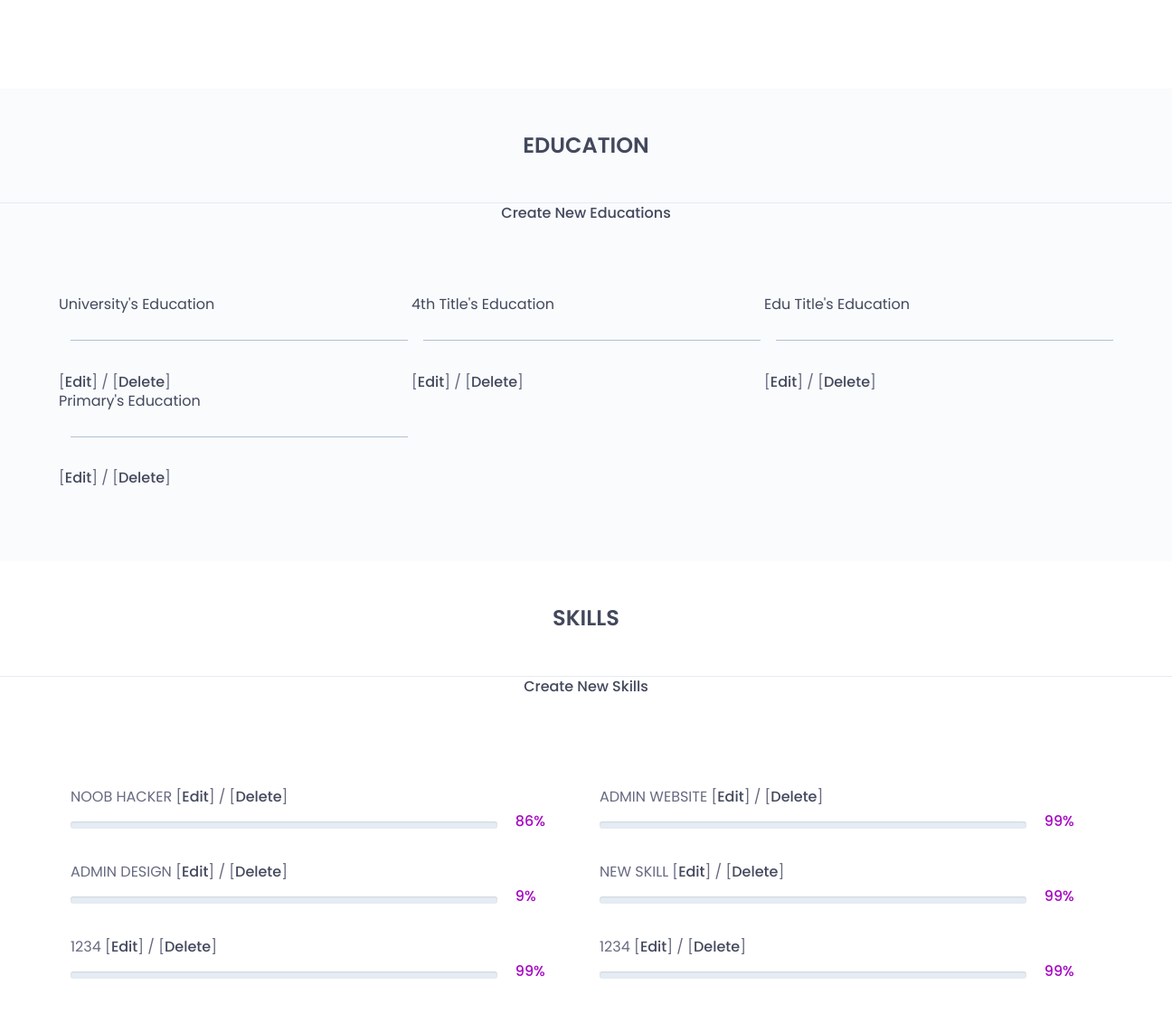
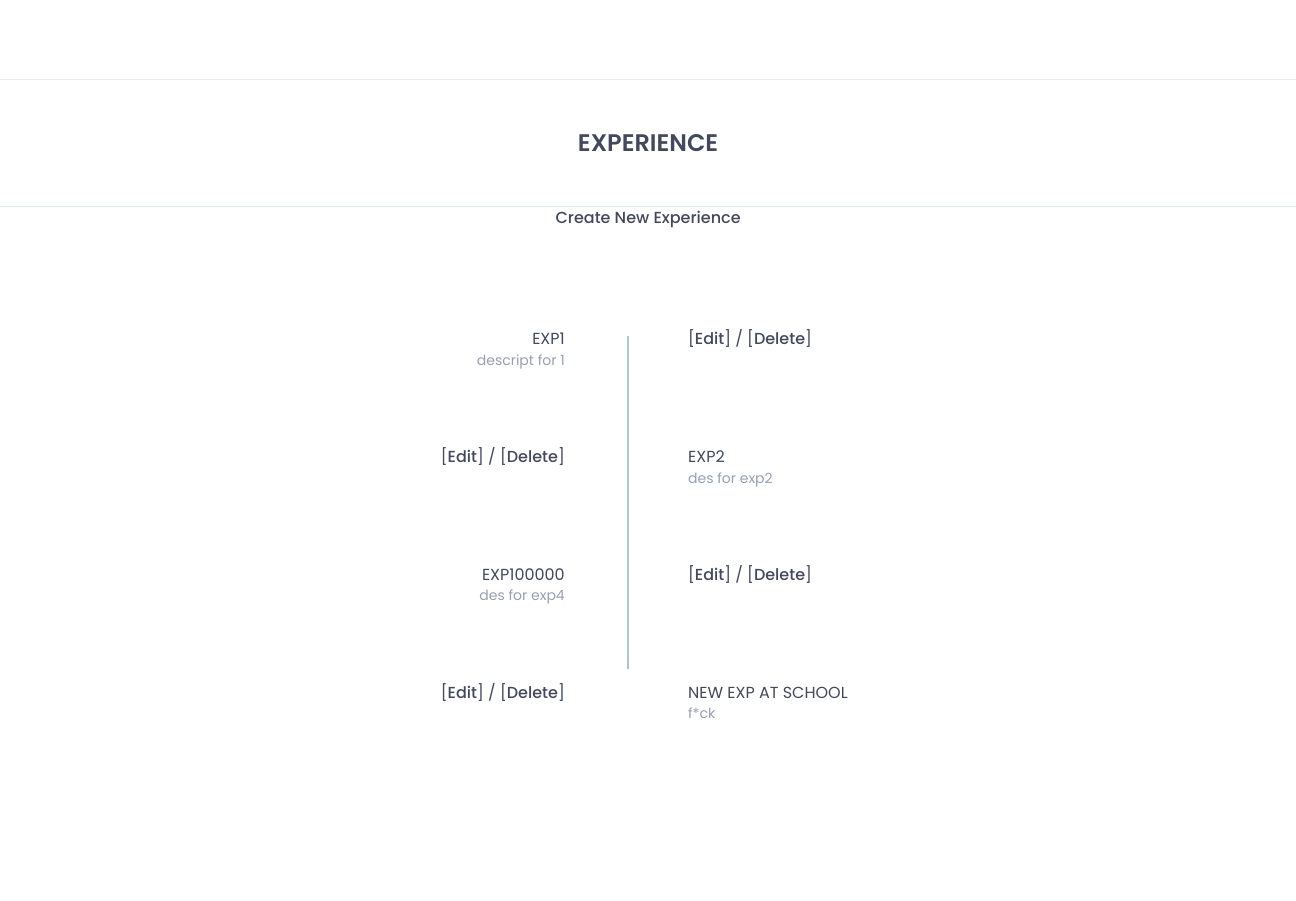
Page /profile/myprofile/update/ (signed in, lower part) on the earlier database version (2 pictures, top to bottom).
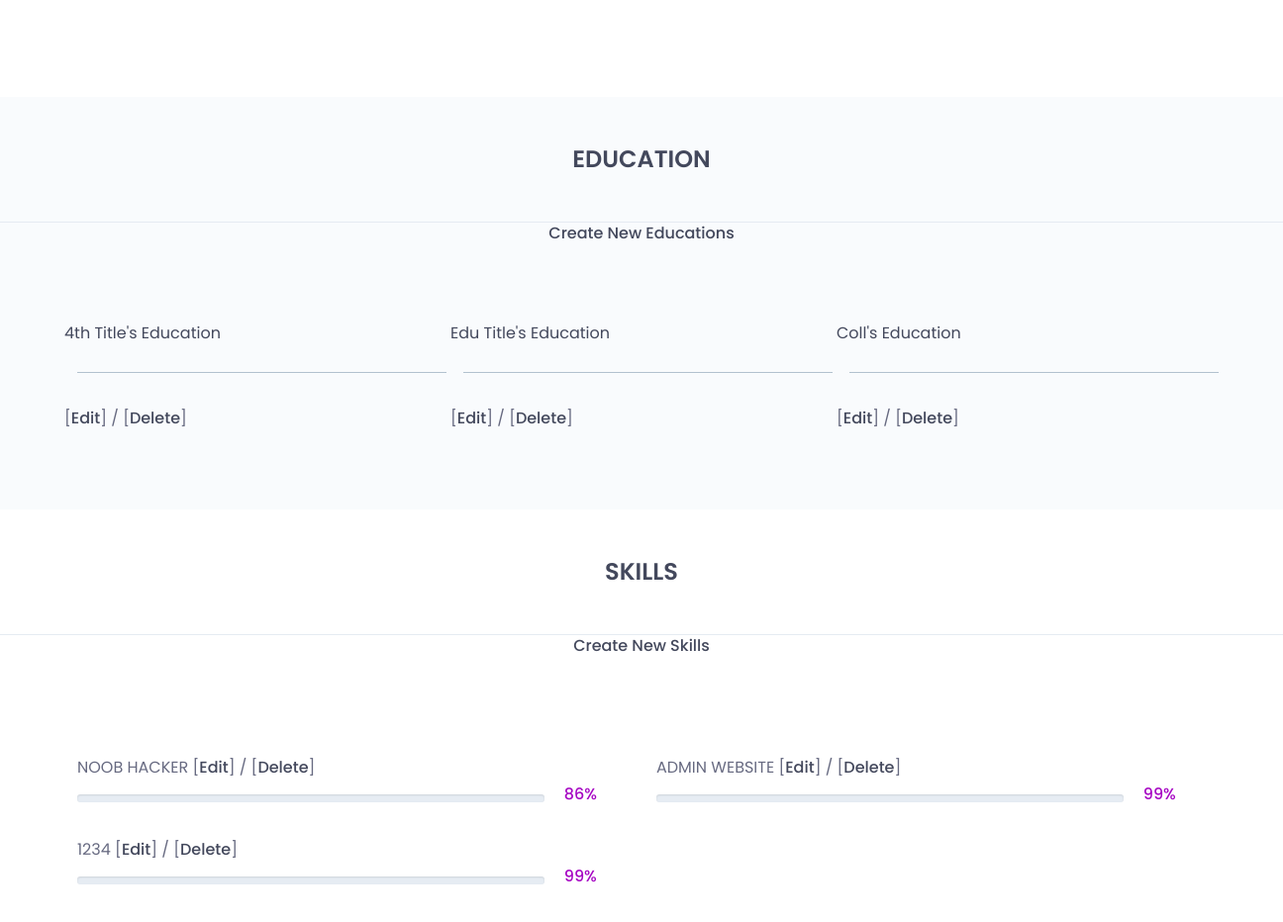
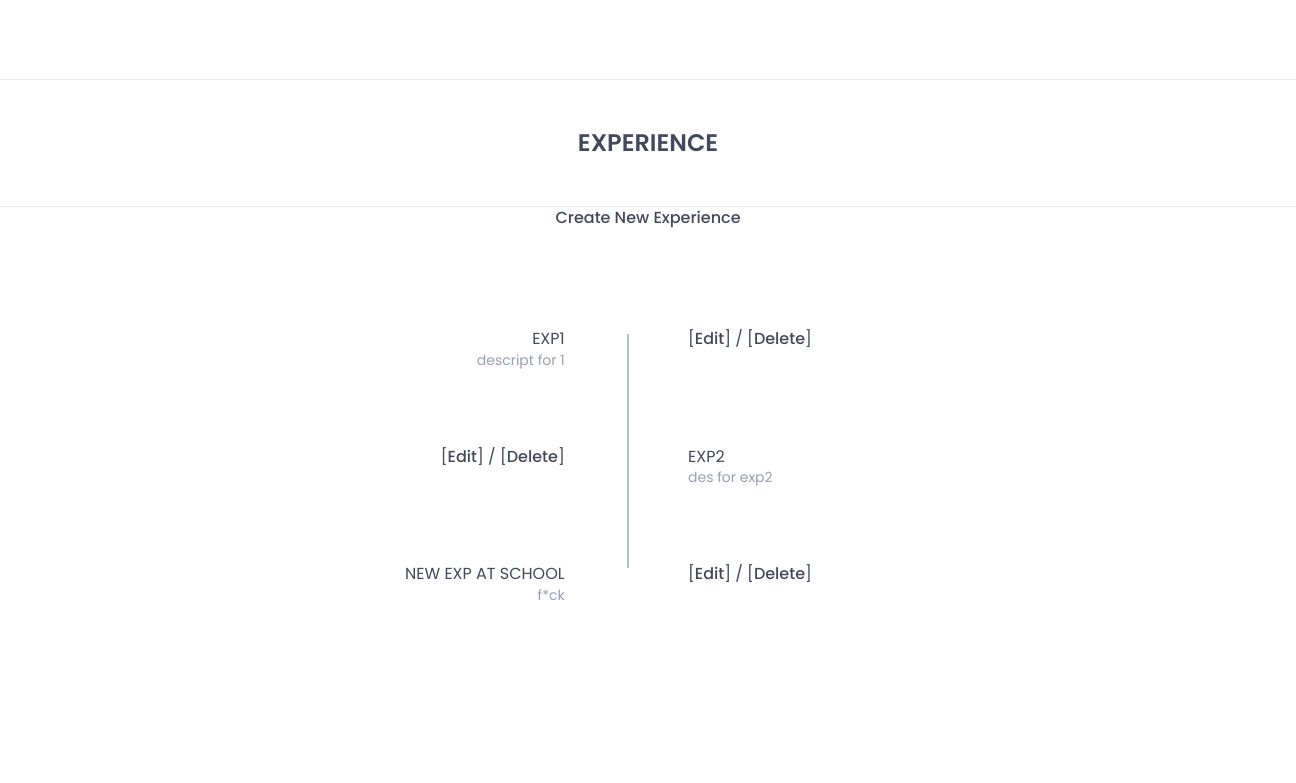
Same page on the later database version (2 pictures, top to bottom).
### user/models.py (models this page shows, shortened)
class Education(models.Model):
    user = models.ForeignKey(User,on_delete=models.CASCADE,null=True,related_name="edu")
    edu_title = models.CharField(max_length=100, null=True)
    edu_year = models.DateField( null=True)
    edu_schoolname = models.CharField(max_length=100, null=True)
    edu_address = models.CharField(max_length=100, null=True)
    edu_content = models.TextField( null=True)
    def __str__(self):
        return self.edu_title + "'s education"

class Skill(models.Model):
    user = models.ForeignKey(User,on_delete=models.CASCADE,null=True,related_name="skill")
    skill_title = models.CharField(max_length=100, null=True)
    skill_progress = models.DecimalField(max_digits=2, decimal_places=0, null=True)

class Experience(models.Model):
    user = models.ForeignKey(User,on_delete=models.CASCADE,null=True,related_name="exp")
    exp_title = models.CharField(max_length=100, null=True)
    exp_year  = models.DateField(null=True)
    exp_descript = models.TextField(null=True)

### user/views.py (the view)
# urls.py: path('profile/myprofile/update/',userview.profileupdate, name = "profupdate"),
@login_required
def profileupdate(request):
    profile = get_object_or_404(Profile,user=request.user)
    if request.method == 'POST':
        u_form = UserUpdate(request.POST, instance=request.user)
        p_form = ProfileUpdate( request.POST,request.FILES, instance=profile)
        if u_form.is_valid() and p_form.is_valid():
            u_form.save()
            p_form.save()
            profile_id = request.user.id
            messages.success(request,"Your profile has been updated!")
            return redirect('profile',p=profile_id)
    else:
        u_form = UserUpdate(instance=request.user)
        p_form = ProfileUpdate( instance=request.user.profile)
    context = {
        'u_form': u_form,
        'p_form': p_form
    }
    return render(request,'user/profileupdate.html', context )

### user/templates/user/profileupdate.html (shortened to what the changed rows need)
{%load static%}
<!doctype html>
<html class="no-js" lang="en">
    <head>
        <link rel="stylesheet" href="{%static 'profile/css/font-awesome.min.css'%}">
		<link rel="stylesheet" href="{%static 'profile/css/flaticon.css'%}">
        <link rel="stylesheet" href="{%static 'profile/css/animate.css'%}">
        <link rel="stylesheet" href="{%static 'profile/css/owl.carousel.min.css'%}">
		<link rel="stylesheet" href="{%static 'profile/css/owl.theme.default.min.css'%}">
        <link rel="stylesheet" href="{%static 'profile/css/bootstrap.min.css'%}">
		<link rel="stylesheet" href="{%static 'profile/css/bootsnav.css'%}" >
        <link rel="stylesheet" href="{%static 'profile/css/style.css'%}">
        <link rel="stylesheet" href="{%static 'profile/css/responsive.css'%}">
    </head>
	<body>
		<section id="education" class="education">
			<div class="section-heading text-center">
				<h2>education</h2>
				<a href="{%url 'educreate'%}"><h1> Create new educations </h1></a>
			</div>
			<div class="container">
				<div class="education-horizontal-timeline">
					<div class="row">
						{%for edu in user.edu.all|dictsort:"edu_year"%}
						<div class="col-sm-4">
							<div class="single-horizontal-timeline">
								<div class="experience-time">
									<h2>{{edu}}</h2>
								</div>
								<div class="timeline-horizontal-border">
									<i class="fa fa-circle" aria-hidden="true"></i>
									<span class="single-timeline-horizontal"></span>
								</div>
								<div class="timeline">
									<div class="timeline-content">
										[<a href="{%url 'eduupdate' edu.id%}"><h1> edit</h1></a>] / [<a href="{%url 'edudelete' edu.pk%}"><h1> delete</h1></a>]
									</div>
								</div>
							</div>
						</div>
						{%endfor%}
					</div>
				</div>
			</div>
		</section>
		<section id="skills" class="skills">
				<div class="skill-content">
					<div class="section-heading text-center">
						<h2>skills</h2>
						<a href="{%url 'skillcreate'%}"><h1> Create new skills </h1></a>
					</div>
					<div class="container">
						<div class="row">
							<div class="col-md-6">
								<div class="single-skill-content">
									{%for skill in user.skill.all%}
									{% if not forloop.counter|divisibleby:2 %}
									<div class="barWrapper">
										<span class="progressText">{{skill.skill_title}} </span>[<a href="{%url 'skillupdate' skill.pk%}"><h1> edit</h1></a>]  / [<a href="{%url 'skilldelete' skill.pk%}"><h1> delete</h1></a>]
										<div class="single-progress-txt">
											<div class="progress ">
											</div>
											<h3>{{skill.skill_progress}}%</h3>
										</div>
									</div>
									{%endif%}
									{%endfor%}
								</div>
							</div>
							<div class="col-md-6">
								<div class="single-skill-content">
									{%for skill in user.skill.all%}
									{% if forloop.counter|divisibleby:2 %}
									<div class="barWrapper">
										<span class="progressText">{{skill.skill_title}} </span> [<a href="{%url 'skillupdate' skill.pk%}"><h1> edit</h1></a>] / [<a href="{%url 'skilldelete' skill.pk%}"><h1> delete</h1></a>]
										<div class="single-progress-txt">
											<div class="progress ">
											</div>
											<h3>{{skill.skill_progress}}%</h3>
										</div>
									</div>
									{%endif%}
									{%endfor%}
								</div>
							</div>
						</div>
					</div>
				</div>
		</section>
		<section id="exp" class="experience">
			<div class="section-heading text-center">
				<h2>experience</h2>
				<a href="{%url 'expcreate'%}"><h1> Create new experience </h1></a>
			</div>
			<div class="container">
				<div class="experience-content">
						<div class="main-timeline" style="margin-left: 50px;">
							<ul>
								{%for exp in user.exp.all|dictsortreversed:"exp_year"%}
								{% if not forloop.counter|divisibleby:2 %}
								<li>
									<div class="single-timeline-box fix">
										<div class="row">
											<div class="col-md-5">
												<div class="timeline">
													<div class="timeline-content text-right">
														<h4 class="title">
															{{exp.exp_title}}
														</h4>
														<p class="description">
															{{exp.exp_descript}}
														</p>
													</div>
												</div>
											</div>
											<div class="col-md-offset-1 col-md-5 experience-time-main">
												<div class="experience-time">
													<h2>
														<span><i class="fa fa-circle" aria-hidden="true"></i></span>
														[<a href="{%url 'expupdate' exp.id%}"><h1> edit</h1></a>] / [<a href="{%url 'expdelete' exp.pk%}"><h1> delete</h1></a>]
													</h2>
												</div>
											</div>
										</div>
									</div>
								</li>
								{%endif%}
								{% if forloop.counter|divisibleby:2 %}
								<li>
									<div class="single-timeline-box fix">
										<div class="row">
											<div class="col-md-5">
												<div class="experience-time text-right">
													<h2>[<a href="{%url 'expupdate' exp.id%}"><h1> edit</h1></a>]   /  [<a href="{%url 'expdelete' exp.pk%}"><h1> delete</h1></a>]</h2>
												</div>
											</div>
											<div class="col-md-offset-1 col-md-5">
												<div class="timeline">
													<div class="timeline-content">
														<h4 class="title">
															<span><i class="fa fa-circle" aria-hidden="true"></i></span>
															{{exp.exp_title}}
														</h4>
														<p class="description">
															{{exp.exp_descript}}
														</p>
													</div>
												</div>
											</div>
										</div>
									</div>
								</li>
								{%endif%}
								{%endfor%}
							</ul>
						</div>
					</div>
			</div>
		</section>
    </body>
</html>

Differences in the rows shown:
removed Education: edu_title "University's Education"
removed Education: edu_title "Primary's Education"
removed Skill: skill_title "ADMIN DESIGN", skill_progress "9", shown under "Create New Skills"
removed Skill: skill_title "NEW SKILL", skill_progress "99"
removed Skill: skill_title "1234", skill_progress "99"
removed Experience: exp_title "EXP100000", exp_descript "des for exp4"
added Education: edu_title "Coll's Education"
